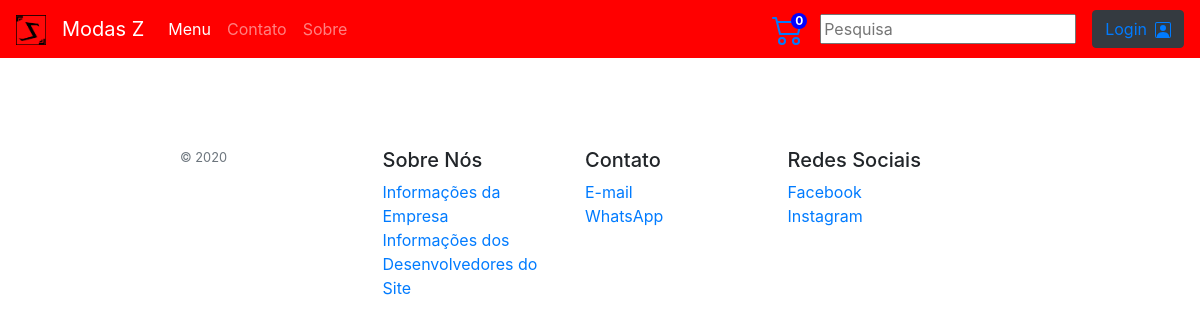
Before: / with the older database file.
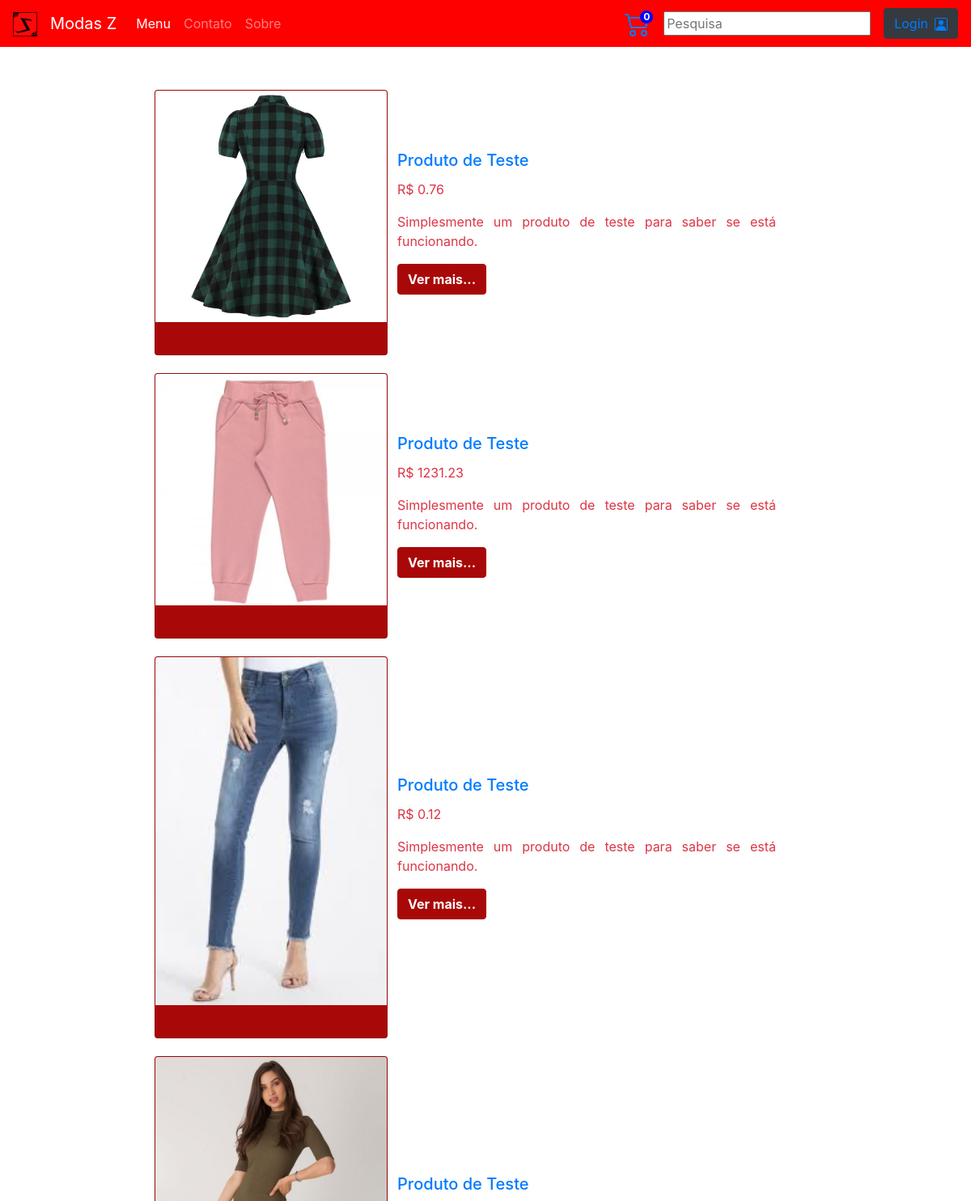
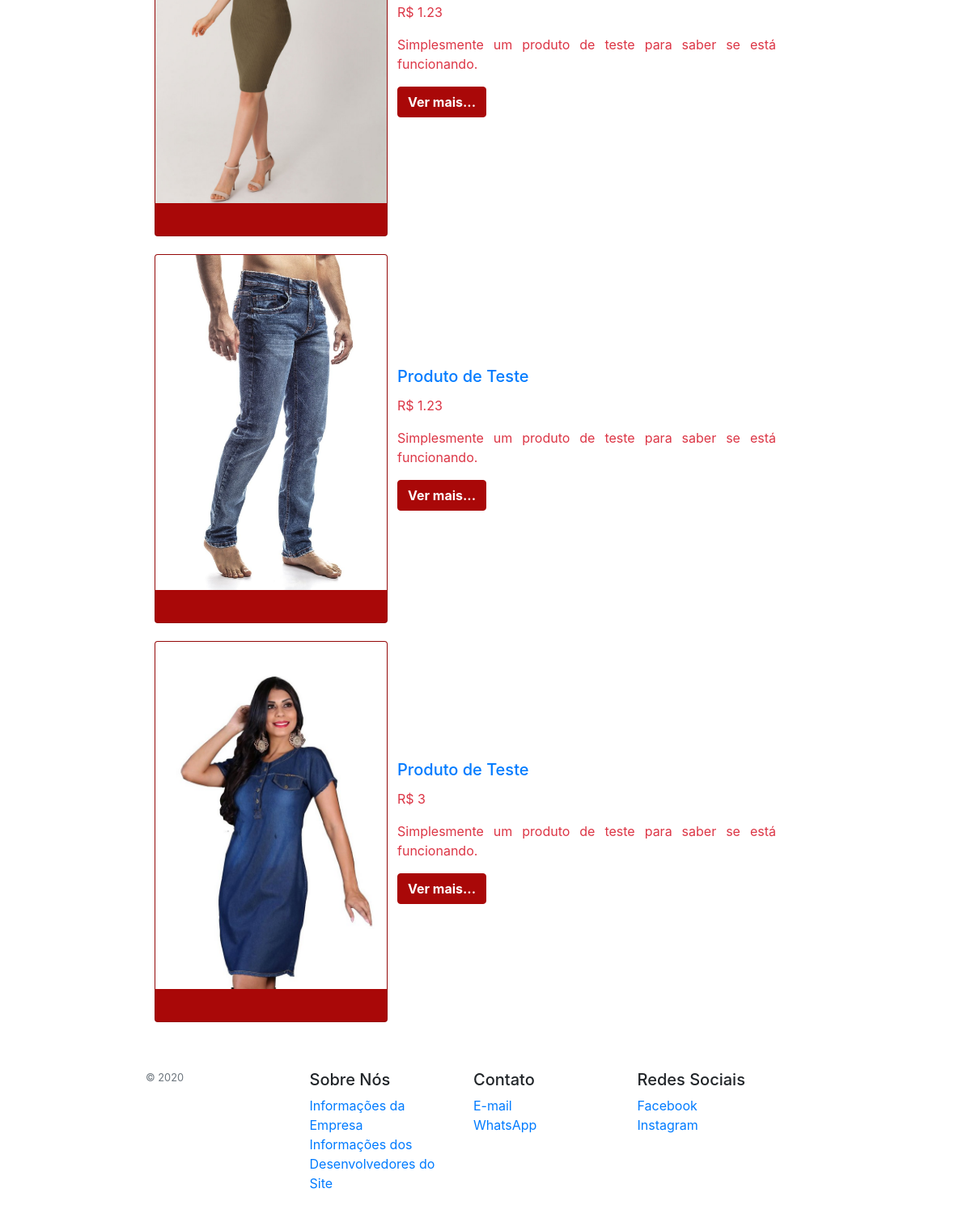
After: the same page with the newer database file (2 pictures, top to bottom).
### tables this page shows
CREATE TABLE `produtos` (
  `id` int(11) NOT NULL,
  `nome` varchar(300) NOT NULL,
  `anoLancamento` year(4) NOT NULL,
  `descricaoM` varchar(600) NOT NULL,
  `preco` double NOT NULL,
  `qtd` int(11) NOT NULL,
  `ntp` int(11) DEFAULT NULL,
  `tamanho` varchar(300) DEFAULT NULL,
  `foto` varchar(100) NOT NULL,
  `descricaoP` varchar(10000) NOT NULL
);

### index.php (the view, shortened to what this page needs)
<?php
  include('conexao.php');
  if (isset($_SESSION['email']))
  {
    $logado = $_SESSION['email'];
    $script = 'SELECT * FROM usuarios WHERE email = "' . $logado . '"';
    $consulta = $conexao->query($script);
    $linha = $consulta->fetch_array(MYSQLI_ASSOC);
    $nome = $linha['nome'];
    $adm = $linha['adm'];
    if (isset($_SESSION['nItensCarrinho'])) {
      $nItensCarrinho = $_SESSION['nItensCarrinho'];
    } else {
      $_SESSION['nItensCarrinho'] = 0;
      $nItensCarrinho = $_SESSION['nItensCarrinho'];
    }
  } else {
    $nItensCarrinho = $_SESSION['nItensCarrinho'];
  }
?>
<!DOCTYPE html>
<html>
<head>
  <link rel="stylesheet" type="text/css" href="CSS/bootstrap.min.css">
  <link rel="stylesheet" type="text/css" href="CSS/my.css">
</head>
<body>
<nav class="navbar navbar-expand-lg navbar-dark navbar-sm fixed-top">
  <a class="navbar-brand" title="Menu"  href="index.php">
    <img src="Img/Logo.png" width="30" height="30" alt="">
  </a>
  <a class="navbar-brand" title="Menu" href="index.php">Modas Z</a>
  <div class="collapse navbar-collapse" id="navbarSupportedContent">
    <ul class="navbar-nav mr-auto">
      <li class="nav-item active">
        <a class="nav-link " href="index.php">Menu<span class="sr-only"></span></a>
      </li>
      <li class="nav-item">
        <a class="nav-link " href="contato.php" tabindex="-1">Contato</a>
      </li>
      <li class="nav-item">
        <a class="nav-link " href="sobre.php" tabindex="-2">Sobre</a>
      </li>
    </ul>
    <a href="carrinho.php" class="mr-3"><span class="numItensCarrinho" name="numItensCarrinho"><?php echo $nItensCarrinho; ?></span></a>
      <form class="form-inline my-2 my-lg-0 mr-3">
        <input type="text" id="myInput" onkeyup="myFunction()" placeholder="Pesquisa" title="Type in a name">
      </form>
      <?php
      if (isset($_SESSION['email'])) {
        echo '
        <div class="dropdown show" style="margin-right: 101px;">
          <a class="text-light dropdown-toggle font-weight-bold" href="#" role="button" id="dropdownMenuLink" data-toggle="dropdown" aria-haspopup="true" aria-expanded="false">
            ' . $nome . '
          </a>
          <div class="dropdown-menu" aria-labelledby="dropdownMenuLink" style="background-color: red;">
            <a class="dropdown-item" href="usuario.php">Meus Dados</a>
            <a class="dropdown-item" id="minhasCompras" href="minhasCompras.php">Minhas Compras</a>
            <a class="dropdown-item" id="deletarConta" href="deletarConta.php">Deletar Conta</a>
            <a class="dropdown-item" href="logout.php">Logout</a>
          </div>
        </div>';
      } else {
        echo '
        <button type="button" class="btn btn-dark"><a href="login.php">Login<svg width="1em" height="1em" viewBox="0 0 16 16" class="bi bi-person-square ml-2" fill="currentColor" xmlns="http://www.w3.org/2000/svg">
        <path fill-rule="evenodd" d="M14 1H2a1 1 0 0 0-1 1v12a1 1 0 0 0 1 1h12a1 1 0 0 0 1-1V2a1 1 0 0 0-1-1zM2 0a2 2 0 0 0-2 2v12a2 2 0 0 0 2 2h12a2 2 0 0 0 2-2V2a2 2 0 0 0-2-2H2z"/>
        <path fill-rule="evenodd" d="M2 15v-1c0-1 1-4 6-4s6 3 6 4v1H2zm6-6a3 3 0 1 0 0-6 3 3 0 0 0 0 6z"/>
      </svg></a></button>';
      }
      ?>
    </div>
  </nav>
  <?php
  $script = "SELECT * FROM produtos";
  $consulta = $conexao->query($script);
  if (!$consulta) {
    echo "Deu erro!";
    echo $conexao->error;
  } else {
    $total = $consulta->num_rows;
    if ($total > 0) {
      echo '
      <table>
        <tbody id="myTable">';
      while ($linha = $consulta->fetch_array(MYSQLI_ASSOC)) {
        $id = $linha['id'];
        $nome = $linha['nome'];
        $descricaoMenu = $linha['descricaoM'];
        $foto = $linha['foto'];
        $valor=$linha['preco'];
  echo '
      <tr>
        <td>
          <div class="card" style="width: 18rem; margin: 10px;">
            <img class="card-img-top" src="' . $foto . '" alt="Card image cap">
            <div class="card-body">
            </div>
          </div>
        </td>
        <td>
          <h5 class="card-title text-primary text-justify">' . $nome . '</h5>
           <p class="card-text text-danger text-justify">R$ ' . $valor . '</p>
          <p class="card-text text-danger text-justify">' . $descricaoMenu . '</p>
          <button type="button" class="btn darkmode-ignore btnVerMais"><a href="paginaProduto.php?id=' . $id . '" name="1">Ver mais...</a></button>
        </td>
      </tr>'; }
    echo '
      </tbody>
    </table>'; }}
  ?>
  <footer class=" py-5">
    <div class="row">
      <div class="col- col-12 col-md">
        <small class="d-block mb-3 text-muted">&copy; 2020</small>
      </div>
      <div class="col- col-6 col-md">
        <h5>Sobre Nós</h5>
        <ul class="list-unstyled text-small">
          <li><a href="sobre.php#SD">Informações da Empresa</a></li>
          <li><a href="sobre.php">Informações dos Desenvolvedores do Site</a></li>
        </ul>
      </div>
      <div class="col- col-6 col-md">
        <h5>Contato</h5>
        <ul class="list-unstyled text-small">
          <li><a href="contato.php">E-mail</a></li>
          <li><a href="contato.php#SD">WhatsApp</a></li>
        </ul>
      </div>
      <div class="col- col-6 col-md">
        <h5>Redes Sociais</h5>
        <ul class="list-unstyled text-small">
          <li><a target="_blank" href="https://www.facebook.com">Facebook</a></li>
          <li><a target="_blank" href="https://www.instagram.com/modaz">Instagram</a></li>
        </ul>
      </div>
    </div>
  </footer>
  </body>
  </html>

### CSS/my.css (style rules this page uses)
.navbar { background-color: red; }
body { margin: 100px 20% 0 15%; }
.card { background-color: #A90808; }
a:link { text-decoration: none; }
.numItensCarrinho { position: fixed; margin-left: -13px; line-height: 1rem; height: 1rem; width: 1rem; -webkit-border-radius: 1rem; border-radius: 3rem; background-color: blue; color: #fff; font-size: .75rem; font-weight: 700; z-index: 1; text-align: center; }
.btnVerMais { background-color: #A90808; border-color: #A90808; }
.btnVerMais a { color: white; font-weight: bold; }

Changed rows visible on the page:
added produtos: foto (picture), nome "Produto de Teste", preco "0.76", descricaoM "Simplesmente um produto de teste para saber se está funcionando."
added produtos: foto (picture), nome "Produto de Teste", preco "1231.23", descricaoM "Simplesmente um produto de teste para saber se está funcionando."
added produtos: foto (picture), nome "Produto de Teste", preco "0.12", descricaoM "Simplesmente um produto de teste para saber se está funcionando."
added produtos: foto (picture), nome "Produto de Teste", preco "1.23", descricaoM "Simplesmente um produto de teste para saber se está funcionando."
added produtos: foto (picture), nome "Produto de Teste", preco "1.23", descricaoM "Simplesmente um produto de teste para saber se está funcionando."
added produtos: foto (picture), nome "Produto de Teste", preco "3", descricaoM "Simplesmente um produto de teste para saber se está funcionando."
